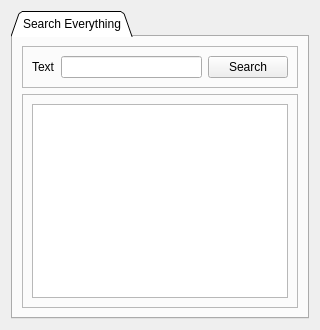
        <widget class="QWidget" name="page_6">
         <layout class="QHBoxLayout" name="horizontalLayout_21">
          <item>
           <widget class="QTabWidget" name="searchwidget">
            <property name="tabShape">
             <enum>QTabWidget::Triangular</enum>
            </property>
            <property name="currentIndex">
             <number>0</number>
            </property>
            <widget class="QWidget" name="tab_16">
             <attribute name="title">
              <string>Search Everything</string>
             </attribute>
             <layout class="QVBoxLayout" name="verticalLayout">
              <item>
               <widget class="QFrame" name="frame_5">
                <property name="frameShape">
                 <enum>QFrame::StyledPanel</enum>
                </property>
                <property name="frameShadow">
                 <enum>QFrame::Raised</enum>
                </property>
                <layout class="QHBoxLayout" name="horizontalLayout_23">
                 <item>
                  <widget class="QLabel" name="label_59">
                   <property name="text">
                    <string>Text</string>
                   </property>
                  </widget>
                 </item>
                 <item>
                  <widget class="QLineEdit" name="searchquery"/>
                 </item>
                 <item>
                  <widget class="QPushButton" name="searchresults">
                   <property name="text">
                    <string>Search</string>
                   </property>
                  </widget>
                 </item>
                </layout>
               </widget>
              </item>
              <item>
               <widget class="QFrame" name="frame_6">
                <property name="frameShape">
                 <enum>QFrame::StyledPanel</enum>
                </property>
                <property name="frameShadow">
                 <enum>QFrame::Raised</enum>
                </property>
                <layout class="QHBoxLayout" name="horizontalLayout_22">
                 <item>
                  <widget class="QTableWidget" name="tableWidget_10"/>
                 </item>
                </layout>
               </widget>
              </item>
             </layout>
            </widget>
           </widget>
          </item>
         </layout>
        </widget>
